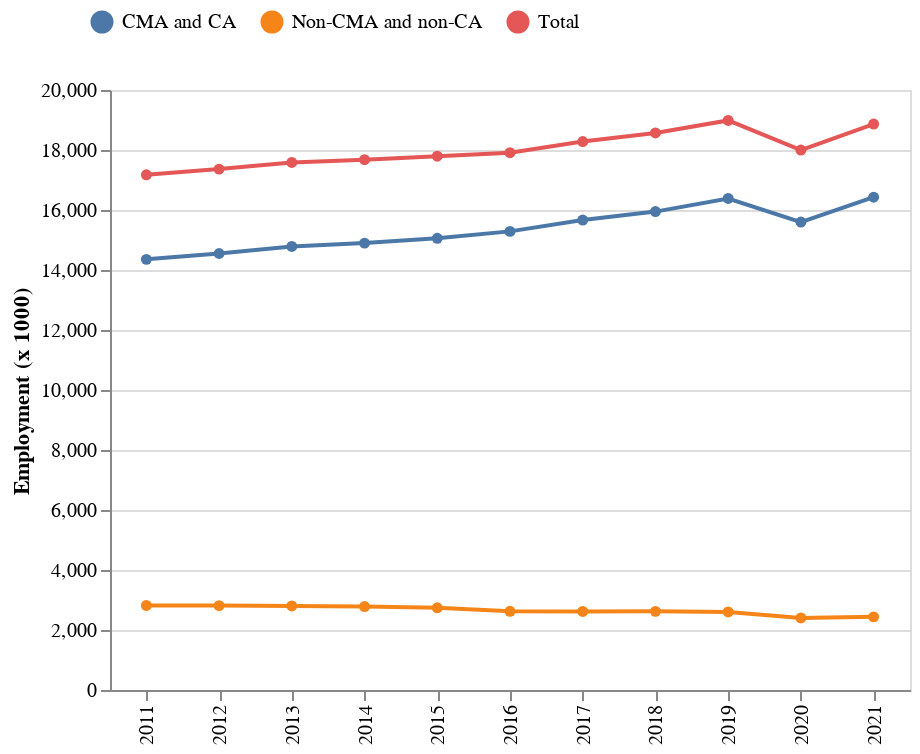

The notebook cell saved with this chart:
### Code cell
a = alt.Chart(employ_df).mark_line(
    point=alt.OverlayMarkDef(color="blue")
).encode(
    x=alt.X('Year', title=None),
    y=alt.Y('employment', title='Employment (x 1000)'),
    color=alt.Color('Lable', legend=alt.Legend(
        orient='none', title=None,
        legendX=-10, legendY=-40,
        direction='horizontal',
        titleAnchor='middle',titleLimit=1000)),
    tooltip=['Lable', 'employment']
).properties(width=400, height=300).configure_legend(labelLimit= 0)

a

### Figure 1 — Vega-Lite specification as saved in the notebook (floating-point values rounded to 4 significant figures)
{"config": {"view": {"continuousWidth": 400, "continuousHeight": 300}, "legend": {"labelLimit": 0}}, "data": {"name": "data-da60b74374df4789c79ce2a35f6bd8b5"}, "mark": {"type": "line", "point": {"color": "blue"}}, "encoding": {"color": {"type": "nominal", "field": "Lable", "legend": {"direction": "horizontal", "legendX": -10, "legendY": -40, "orient": "none", "title": null, "titleAnchor": "middle", "titleLimit": 1000}}, "tooltip": [{"type": "nominal", "field": "Lable"}, {"type": "quantitative", "field": "employment"}], "x": {"type": "nominal", "field": "Year", "title": null}, "y": {"type": "quantitative", "field": "employment", "title": "Employment (x 1000)"}}, "height": 300, "width": 400, "$schema": "https://vega.github.io/schema/vega-lite/v4.8.1.json", "datasets": {"data-da60b74374df4789c79ce2a35f6bd8b5": [{"Lable": "Total", "Year": "2011", "employment": 17170.0}, {"Lable": "CMA and CA", "Year": "2011", "employment": 14350.0}, {"Lable": "Non-CMA and non-CA", "Year": "2011", "employment": 2817.0}, {"Lable": "Total", "Year": "2012", "employment": 17360.0}, {"Lable": "CMA and CA", "Year": "2012", "employment": 14550.0}, {"Lable": "Non-CMA and non-CA", "Year": "2012", "employment": 2813.0}, {"Lable": "Total", "Year": "2013", "employment": 17590.0}, {"Lable": "CMA and CA", "Year": "2013", "employment": 14780.0}, {"Lable": "Non-CMA and non-CA", "Year": "2013", "employment": 2800.0}, {"Lable": "Total", "Year": "2014", "employment": 17680.0}, {"Lable": "CMA and CA", "Year": "2014", "employment": 14900.0}, {"Lable": "Non-CMA and non-CA", "Year": "2014", "employment": 2781.0}, {"Lable": "Total", "Year": "2015", "employment": 17790.0}, {"Lable": "CMA and CA", "Year": "2015", "employment": 15060.0}, {"Lable": "Non-CMA and non-CA", "Year": "2015", "employment": 2739.0}, {"Lable": "Total", "Year": "2016", "employment": 17910.0}, {"Lable": "CMA and CA", "Year": "2016", "employment": 15290.0}, {"Lable": "Non-CMA and non-CA", "Year": "2016", "employment": 2624.0}, {"Lable": "Total", "Year": "2017", "employment": 18280.0}, {"Lable": "CMA and CA", "Year": "2017", "employment": 15660.0}, {"Lable": "Non-CMA and non-CA", "Year": "2017", "employment": 2618.0}, {"Lable": "Total", "Year": "2018", "employment": 18570.0}, {"Lable": "CMA and CA", "Year": "2018", "employment": 15950.0}, {"Lable": "Non-CMA and non-CA", "Year": "2018", "employment": 2621.0}, {"Lable": "Total", "Year": "2019", "employment": 18990.0}, {"Lable": "CMA and CA", "Year": "2019", "employment": 16380.0}, {"Lable": "Non-CMA and non-CA", "Year": "2019", "employment": 2601.0}, {"Lable": "Total", "Year": "2020", "employment": 18000.0}, {"Lable": "CMA and CA", "Year": "2020", "employment": 15600.0}, {"Lable": "Non-CMA and non-CA", "Year": "2020", "employment": 2402.0}, {"Lable": "Total", "Year": "2021", "employment": 18870.0}, {"Lable": "CMA and CA", "Year": "2021", "employment": 16430.0}, {"Lable": "Non-CMA and non-CA", "Year": "2021", "employment": 2438.0}]}}
